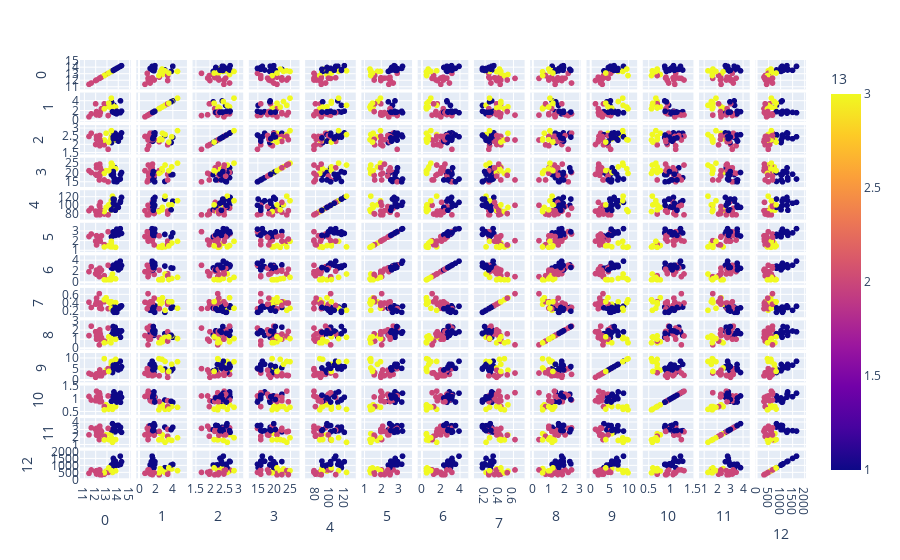

The cell this chart's notebook holds for it:
### Code cell
fig = px.scatter_matrix(df_test,
    dimensions=[0,1,2,3,4,5,6,7,8,9,10,11,12],
    color=13)
fig.show()
